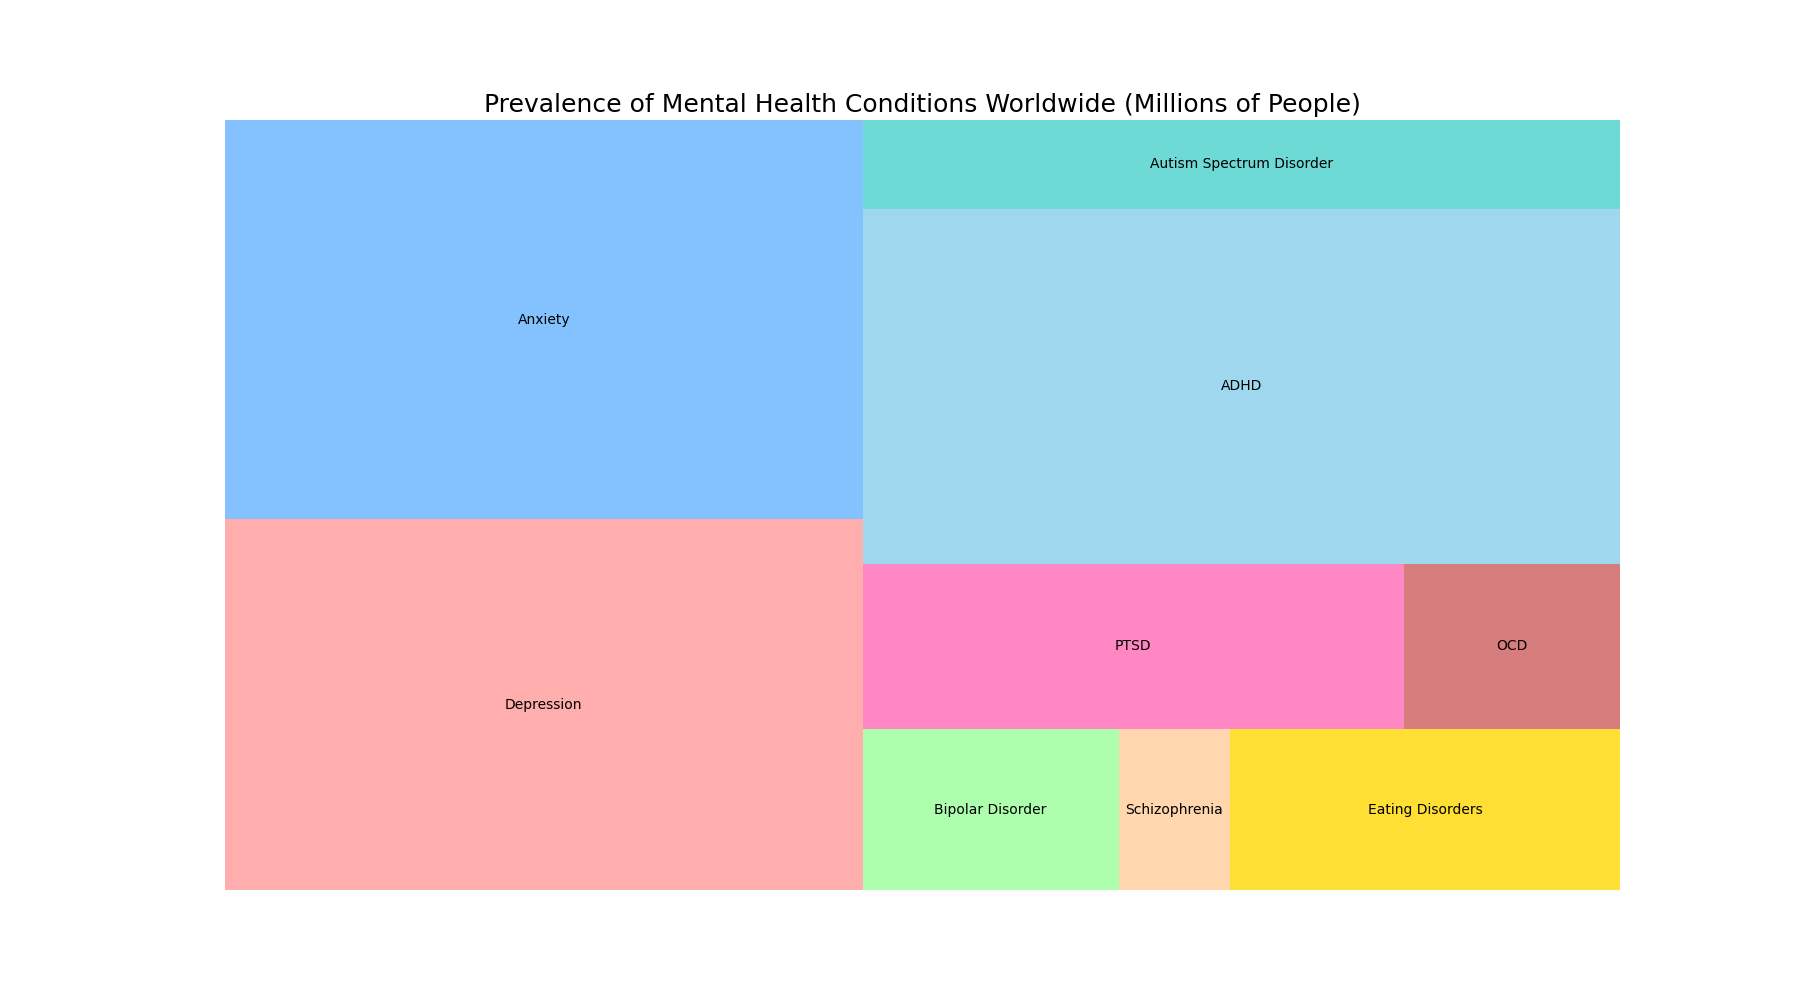

This chart was generated by the following Python code:

import matplotlib.pyplot as plt
import pandas as pd
import squarify

# Data
data = {
    'Condition': ['Depression', 'Anxiety', 'Bipolar Disorder', 'Schizophrenia', 'Eating Disorders', 
                  'PTSD', 'OCD', 'ADHD', 'Autism Spectrum Disorder'],
    'Prevalence (Millions)': [264, 284, 46, 20, 70, 100, 40, 300, 75]
}

df = pd.DataFrame(data)

# Color scheme for better clarity and visual appeal
colors = ['#FF9999', '#66B2FF', '#99FF99', '#FFCC99', '#FFD700', 
          '#FF69B4', '#CD5C5C', '#87CEEB', '#48D1CC']

# Plotting the Treemap
plt.figure(figsize=(18, 10))  # Change width and height reasonably
squarify.plot(sizes=df['Prevalence (Millions)'], label=df['Condition'], color=colors, alpha=0.8)
plt.title('Prevalence of Mental Health Conditions Worldwide (Millions of People)', fontsize=18)
plt.axis('off')
plt.show()
